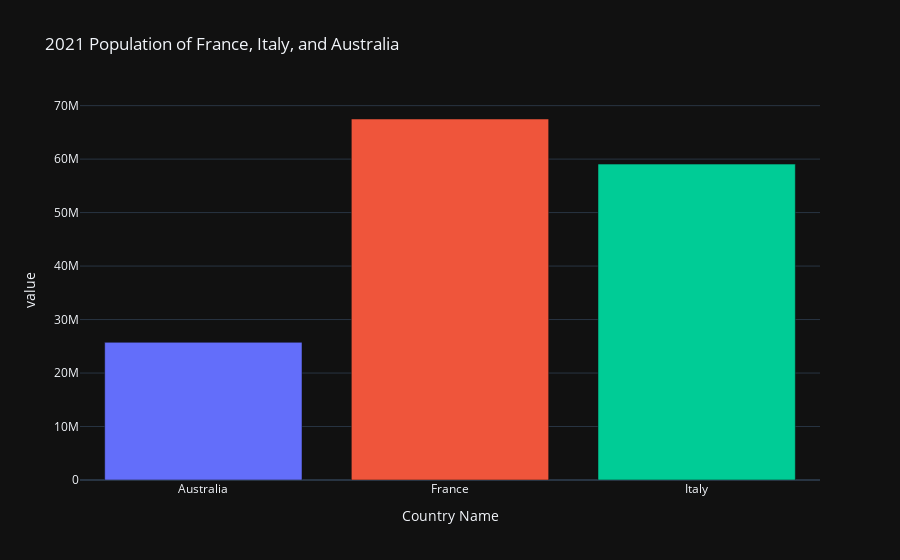

The code cell stored with this chart in its notebook:
### Markdown cell above
### Comparing one year (picking the latest year) using bar chart

### Code cell
fig=px.bar(df3,x="Country Name",y="value",color="Country Name", title="2021 Population of France, Italy, and Australia",template="plotly_dark")
fig.update_layout(showlegend=False)

fig.show()

### Figure 1 — Plotly figure (JSON) as saved in the notebook; plotly's stock layout.template omitted (floating-point values rounded to 4 significant figures)
{"data": [{"alignmentgroup": "True", "hovertemplate": "Country Name=%{x}<br>value=%{y}<extra></extra>", "legendgroup": "Australia", "marker": {"color": "#636efa", "pattern": {"shape": ""}}, "name": "Australia", "offsetgroup": "Australia", "orientation": "v", "showlegend": true, "textposition": "auto", "type": "bar", "x": ["Australia"], "xaxis": "x", "y": [25739256], "yaxis": "y"}, {"alignmentgroup": "True", "hovertemplate": "Country Name=%{x}<br>value=%{y}<extra></extra>", "legendgroup": "France", "marker": {"color": "#EF553B", "pattern": {"shape": ""}}, "name": "France", "offsetgroup": "France", "orientation": "v", "showlegend": true, "textposition": "auto", "type": "bar", "x": ["France"], "xaxis": "x", "y": [67499343], "yaxis": "y"}, {"alignmentgroup": "True", "hovertemplate": "Country Name=%{x}<br>value=%{y}<extra></extra>", "legendgroup": "Italy", "marker": {"color": "#00cc96", "pattern": {"shape": ""}}, "name": "Italy", "offsetgroup": "Italy", "orientation": "v", "showlegend": true, "textposition": "auto", "type": "bar", "x": ["Italy"], "xaxis": "x", "y": [59066225], "yaxis": "y"}], "layout": {"barmode": "relative", "legend": {"title": {"text": "Country Name"}, "tracegroupgap": 0}, "showlegend": false, "title": {"text": "2021 Population of France, Italy, and Australia"}, "xaxis": {"anchor": "y", "categoryarray": ["Australia", "France", "Italy"], "categoryorder": "array", "domain": [0, 1], "title": {"text": "Country Name"}}, "yaxis": {"anchor": "x", "domain": [0, 1], "title": {"text": "value"}}}}
